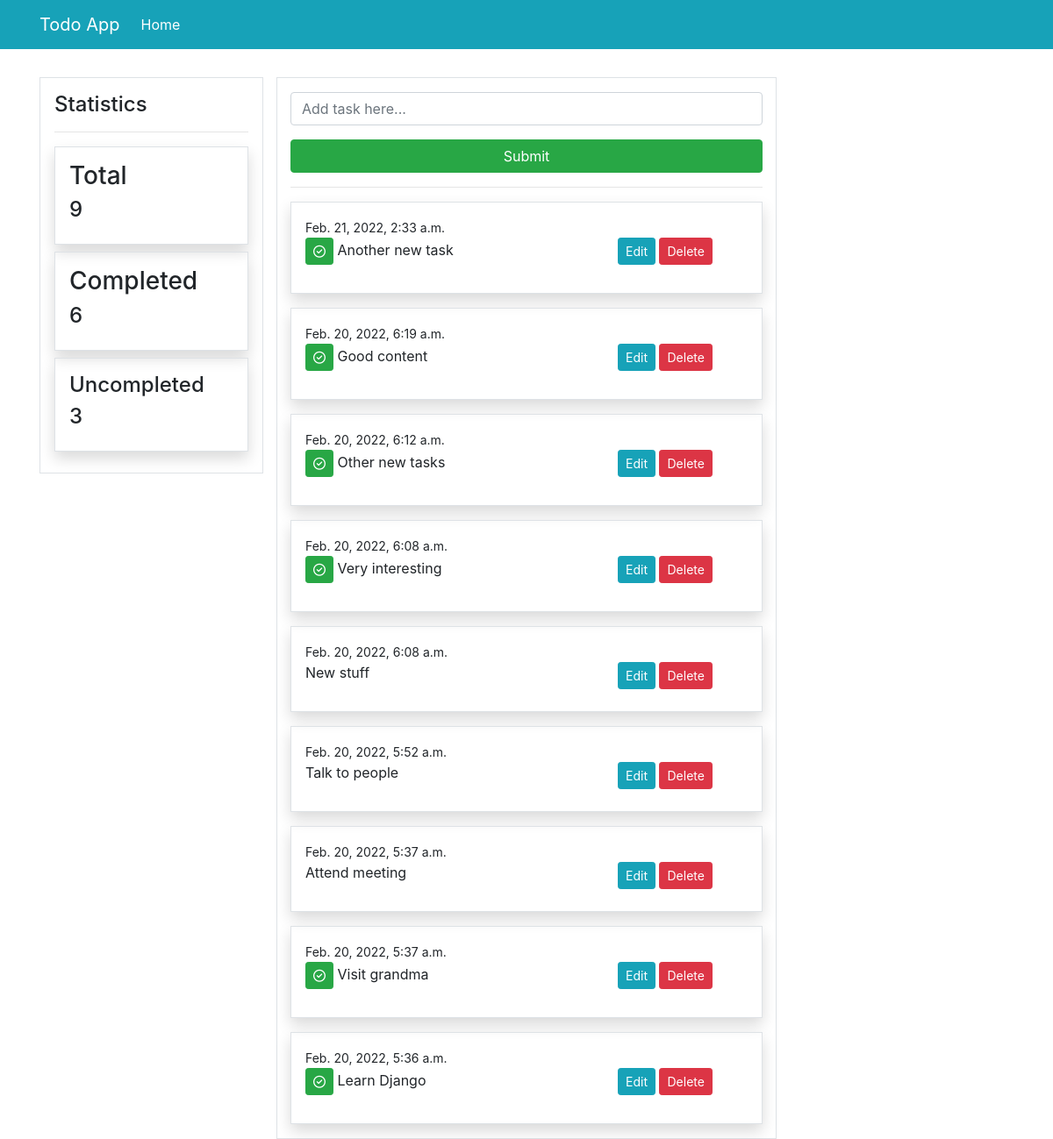
The page / on the database its author committed.
### todoapp/models.py (models this page shows, shortened)
class Task(models.Model):
    content = models.CharField(max_length=100)
    date = models.DateTimeField(auto_now_add=True)
    complete = models.BooleanField(default=False)
    class Meta:
        ordering = ['-date']

### todoapp/views.py (the view)
# urls.py: path('', views.index, name = 'todo-index'),
def index(request):
    todos = Task.objects.all()
    count_todos = todos.count()
    completed_todo = Task.objects.filter(complete=True)
    count_completed_todo = completed_todo.count()
    uncompleted_todo =count_todos - count_completed_todo
    if request.method == 'POST':
        form = TaskForm(request.POST)
        if form.is_valid():
            form.save()
            return redirect('/')
    else:
        form = TaskForm()
    context = {
        'todos': todos,
        'count_todos': count_todos,
        'count_completed_todo': count_completed_todo,
        'form': form,
        'uncompleted_todo': uncompleted_todo
    }
    return render(request, 'todo/index.html', context)

### todoapp/forms.py
class TaskForm(forms.ModelForm):
    content = forms.CharField(label='',widget=forms.TextInput(attrs={'placeholder': 'Add task here...'}))
    class Meta:
        model = Task
        fields = ['content'] # we just need the content for now # could have done  '__all__'

### templates/todo/index.html (shortened to what this page needs)
{%extends 'partials/base.html'%}
{% load crispy_forms_tags %}
{% block content %}
    <div class="pt-3">
        <form method="POST">
            {{ form|crispy }}
            <input class="btn btn-success btn-block" type="submit" value="Submit">
        </form>
        <hr>
        {%for todo in todos%}
        <div class="border p-3 mb-3 shadow">
            <small> {{ todo.date }}</small>
            <div class="row">
                <div class="col-md-8">
                    {% if todo.complete == True %}
                    <p> <span class="btn btn-success btn-sm"><i class="far fa-check-circle"></i></span> {{ todo.content }} </p>
                    {% else  %}
                    <p> {{ todo.content }}</p>
                    {% endif %}
                </div>
                <div class="col-md-4">
                    <a class="btn btn-info btn-sm" href="{% url 'todo-update' todo.id %}">Edit</a>
                    <a class="btn btn-danger btn-sm" href="{%url 'todo-delete' todo.id%}">Delete</a>
                </div>
            </div>
        </div>
        {%endfor%}
    </div>
{% endblock %}

### templates/partials/base.html (shortened to what this page needs)
<!doctype html>
<html lang="en">
  <head>
    <link rel="stylesheet" href="https://cdn.jsdelivr.net/npm/bootstrap@4.6.1/dist/css/bootstrap.min.css">
  </head>
  <body>
    {%include 'partials/nav.html'%}
    <div class="container">
      <div class="row mt-3 pt-3">
        <div class="col-md-3">
          {%include 'partials/aside.html'%}
        </div>
        <div class="col-md-6 border">
          {%block content%}
          {%endblock%}
        </div>
        <div class="col-md-3">
        </div>
      </div>
    </div>
  </body>
</html>

### templates/partials/nav.html (shortened to what this page needs)
<nav class="navbar navbar-expand-lg navbar-info bg-info">
  <div class="container">
    <a class="navbar-brand text-white" href="#">Todo App</a>
    <div class="collapse navbar-collapse" id="navbarSupportedContent">
      <ul class="navbar-nav mr-auto">
        <li class="nav-item active">
          <a class="nav-link text-white" href="{%url 'todo-index'%}">Home <span class="sr-only">(current)</span></a>
        </li>
      </ul>
    </div>
  </div>
  </nav>

### templates/partials/aside.html
<div class="border p-3">
    <h4>Statistics</h4>
    <hr>
    <div class="border p-3 mb-2 shadow">
        <h3>Total</h3>
        <h4>{{count_todos}}</h4>
    </div>
    <div class="border p-3 mb-2 shadow">
        <h3>Completed</h3>
        <h4>{{count_completed_todo}}</h4>
    </div>
    <div class="border p-3 mb-2 shadow">
        <h4>Uncompleted</h4>
        <h4>{{uncompleted_todo}}</h4>
    </div>
</div>

### rows shown on the page
Task: date "Feb. 21, 2022, 2:33 a.m.", content "Another new task"
Task: date "Feb. 20, 2022, 6:19 a.m.", content "Good content"
Task: date "Feb. 20, 2022, 6:12 a.m.", content "Other new tasks"
Task: date "Feb. 20, 2022, 6:08 a.m.", content "Very interesting"
Task: date "Feb. 20, 2022, 6:08 a.m.", content "New stuff"
Task: date "Feb. 20, 2022, 5:52 a.m.", content "Talk to people"
Task: date "Feb. 20, 2022, 5:37 a.m.", content "Attend meeting"
Task: date "Feb. 20, 2022, 5:37 a.m.", content "Visit grandma"
Task: date "Feb. 20, 2022, 5:36 a.m.", content "Learn Django"

### other values the page prints
{{ count_todos }} "9"
{{ count_completed_todo }} "6"
{{ uncompleted_todo }} "3"
